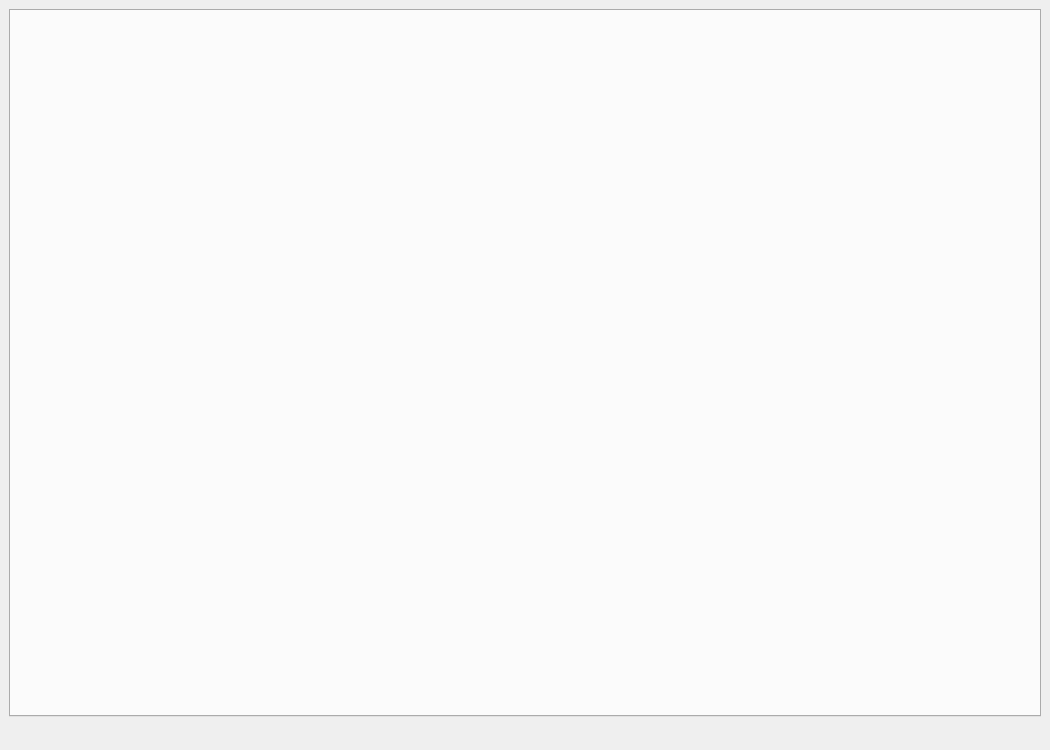
<?xml version="1.0" encoding="UTF-8"?>
<ui version="4.0">
 <class>MainWindow</class>
 <widget class="QMainWindow" name="MainWindow">
  <property name="geometry">
   <rect>
    <x>0</x>
    <y>0</y>
    <width>1050</width>
    <height>750</height>
   </rect>
  </property>
  <property name="sizePolicy">
   <sizepolicy hsizetype="Fixed" vsizetype="Fixed">
    <horstretch>0</horstretch>
    <verstretch>0</verstretch>
   </sizepolicy>
  </property>
  <property name="font">
   <font>
    <family>Courier New</family>
    <pointsize>12</pointsize>
    <bold>true</bold>
   </font>
  </property>
  <property name="windowTitle">
   <string>MC3dit</string>
  </property>
  <property name="iconSize">
   <size>
    <width>24</width>
    <height>24</height>
   </size>
  </property>
  <widget class="QWidget" name="centralwidget">
   <layout class="QVBoxLayout" name="verticalLayout">
    <item>
     <widget class="QTabWidget" name="tabWidget">
      <property name="maximumSize">
       <size>
        <width>16777211</width>
        <height>16777215</height>
       </size>
      </property>
      <property name="font">
       <font>
        <family>Courier New</family>
        <pointsize>12</pointsize>
        <bold>true</bold>
       </font>
      </property>
      <property name="tabPosition">
       <enum>QTabWidget::TabPosition::North</enum>
      </property>
      <property name="tabShape">
       <enum>QTabWidget::TabShape::Triangular</enum>
      </property>
      <property name="currentIndex">
       <number>-1</number>
      </property>
      <property name="elideMode">
       <enum>Qt::TextElideMode::ElideNone</enum>
      </property>
      <property name="usesScrollButtons">
       <bool>true</bool>
      </property>
      <property name="documentMode">
       <bool>false</bool>
      </property>
      <property name="tabsClosable">
       <bool>false</bool>
      </property>
      <property name="movable">
       <bool>true</bool>
      </property>
      <property name="tabBarAutoHide">
       <bool>false</bool>
      </property>
     </widget>
    </item>
   </layout>
  </widget>
  <widget class="QMenuBar" name="menubar">
   <property name="geometry">
    <rect>
     <x>0</x>
     <y>0</y>
     <width>1050</width>
     <height>33</height>
    </rect>
   </property>
  </widget>
  <widget class="QStatusBar" name="statusbar">
   <property name="enabled">
    <bool>true</bool>
   </property>
   <property name="sizeGripEnabled">
    <bool>false</bool>
   </property>
  </widget>
 </widget>
 <resources/>
 <connections/>
</ui>
